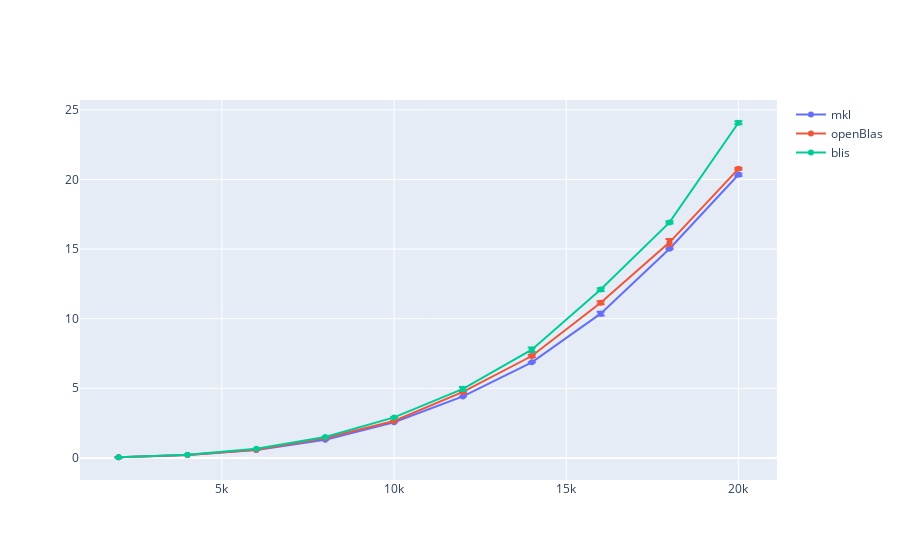

The code cell stored with this chart in its notebook:
### Code cell
fig = go.Figure()

fig.add_trace(go.Scatter(x=mkl_double_avg["size"]["mean"], y=mkl_double_avg["time"]["mean"], name='mkl',
                         error_y=dict(
                             type="data",
                             array=mkl_double_avg["time"]["std"],
                             visible=True)))
fig.add_trace(go.Scatter(x=oblas_double_avg["size"]["mean"], y=oblas_double_avg["time"]["mean"], name='openBlas',
                         error_y=dict(
                             type="data",
                             array=oblas_double_avg["time"]["std"],
                             visible=True)))
fig.add_trace(go.Scatter(x=blis_double_avg["size"]["mean"], y=blis_double_avg["time"]["mean"], name='blis',
                         error_y=dict(
                             type="data",
                             array=blis_double_avg["time"]["std"],
                             visible=True)))

fig.show()

### Figure 1 — Plotly figure (JSON) as saved in the notebook; plotly's stock layout.template omitted (floating-point values rounded to 4 significant figures)
{"data": [{"error_y": {"array": [0.01997, 0.0003065, 0.0009061, 0.001021, 0.002339, 0.004895, 0.007482, 0.1368, 0.0391, 0.08398], "type": "data", "visible": true}, "name": "mkl", "type": "scatter", "x": [2000, 4000, 6000, 8000, 10000, 12000, 14000, 16000, 18000, 20000], "y": [0.04566, 0.1989, 0.569, 1.307, 2.559, 4.413, 6.866, 10.36, 15.02, 20.34]}, {"error_y": {"array": [0.01432, 0.0009893, 0.002714, 0.03859, 0.01332, 0.07306, 0.09012, 0.1117, 0.2466, 0.07072], "type": "data", "visible": true}, "name": "openBlas", "type": "scatter", "x": [2000, 4000, 6000, 8000, 10000, 12000, 14000, 16000, 18000, 20000], "y": [0.05372, 0.2024, 0.5826, 1.424, 2.655, 4.738, 7.317, 11.14, 15.48, 20.76]}, {"error_y": {"array": [0.0003399, 0.0003242, 0.0002549, 0.001263, 0.002211, 0.1379, 0.1572, 0.09581, 0.08366, 0.1028], "type": "data", "visible": true}, "name": "blis", "type": "scatter", "x": [2000, 4000, 6000, 8000, 10000, 12000, 14000, 16000, 18000, 20000], "y": [0.04958, 0.2277, 0.6489, 1.501, 2.909, 4.959, 7.77, 12.09, 16.92, 24.07]}], "layout": {}}
